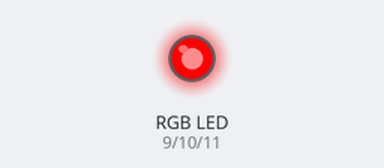
Bench run of a sketch on a simulated Arduino Uno, built with avr-gcc and run on an emulated ATmega328P. Shown: an RGB LED mixed from three pins (HIGH = lit).

Above: at 0.5 s.
At 1.5 s:
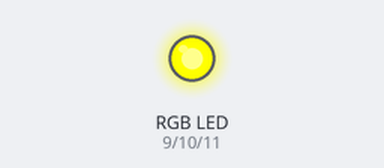
At 2.5 s:
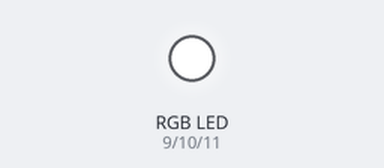
At 3.5 s:
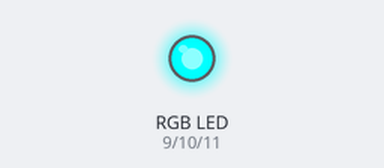
At 4.5 s:
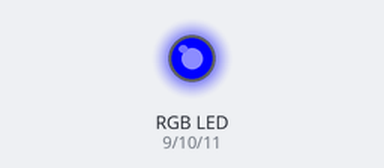
At 5.5 s:
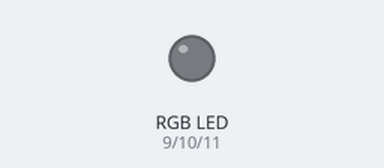
Timing chart, 0 to 7.8 s (numbered marks = the images above):
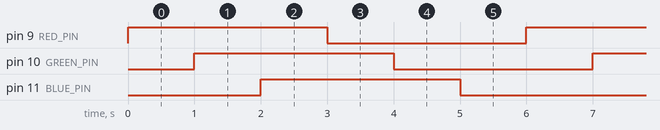

Measured:
- by itself, pin 9 (RED_PIN), pin 10 (GREEN_PIN), pin 11 (BLUE_PIN): alternates HIGH for 3.0 s and LOW for 3.0 s
- by itself, everything shown: repeats every 6.0 s, in 6 steps

The sketch:

Arduino_2.ino
```cpp
// กำหนดพอร์ตสำหรับ LED RGB
const int RED_PIN = 9;    // ขา Red
const int GREEN_PIN = 10;  // ขา Green
const int BLUE_PIN = 11;   // ขา Blue

void setup() {
  // กำหนดพอร์ตให้เป็น OUTPUT
  pinMode(RED_PIN, OUTPUT);
  pinMode(GREEN_PIN, OUTPUT);
  pinMode(BLUE_PIN, OUTPUT);
}

void loop() {
    // เปิด LED
  digitalWrite(RED_PIN, HIGH);  // ตั้งค่าให้ LED ติด
  delay(1000);
  digitalWrite(GREEN_PIN, HIGH);
  delay(1000);
  digitalWrite(BLUE_PIN, HIGH);
  delay(1000);                  // หน่วงเวลา 1 วินาที (1000 มิลลิวินาที)

  // ปิด LED
  digitalWrite(RED_PIN, LOW);   // ตั้งค่าให้ LED ดับ
  delay(1000);
  digitalWrite(GREEN_PIN, LOW);
  delay(1000);
  digitalWrite(BLUE_PIN, LOW);
  delay(1000);                  // หน่วงเวลา 1 วินาที (1000 มิลลิวินาที)
}
```
